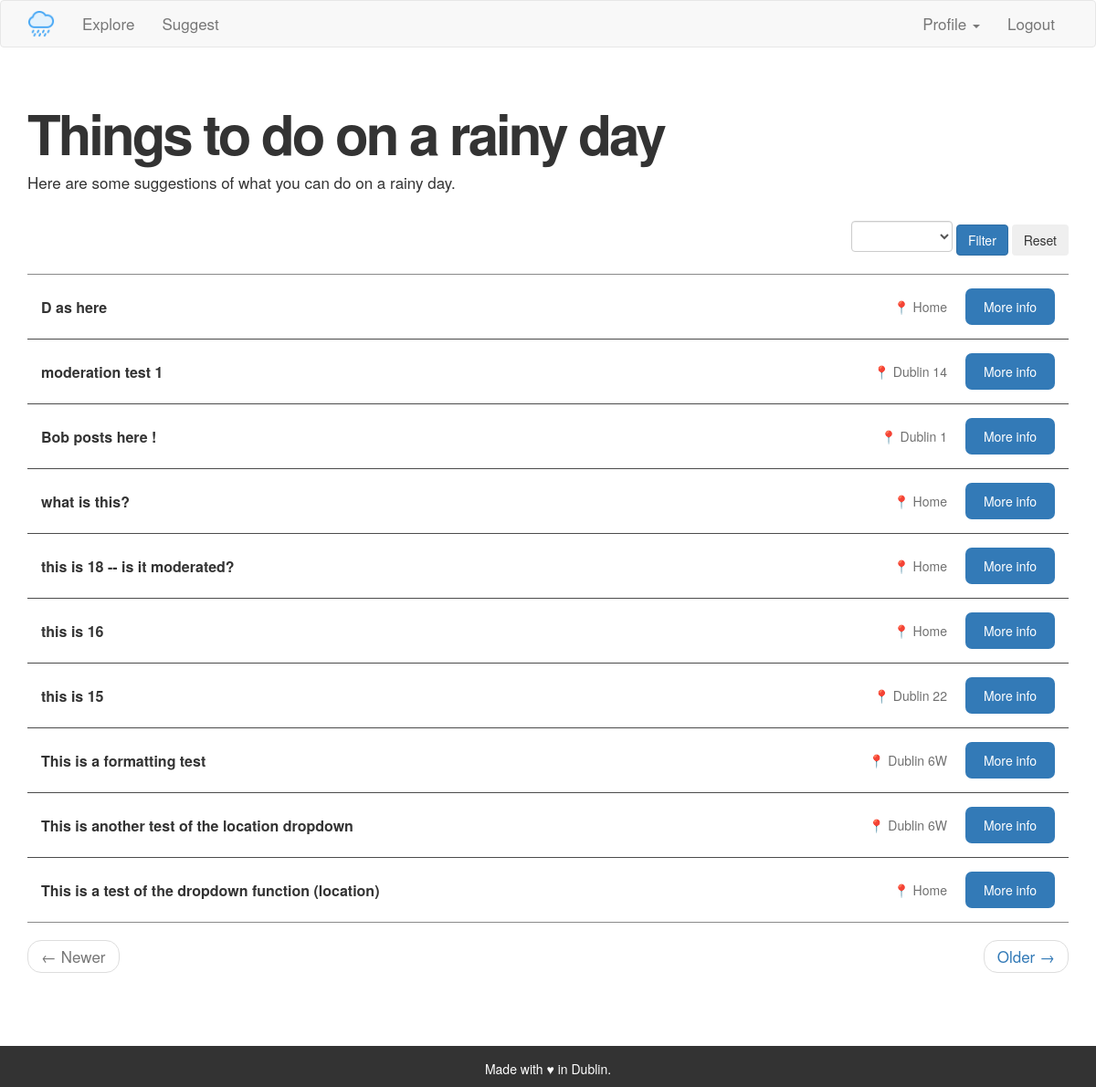
/member (signed in), run on the app's committed database.
### app/models.py (models this page shows, shortened)
class Activity(db.Model):
    id = db.Column(db.Integer, primary_key=True)
    title = db.Column(db.String(140))
    body = db.Column(db.String(1400))
    location = db.Column(db.String(140))
    timestamp = db.Column(db.DateTime, index=True, default=datetime.utcnow)
    user_id = db.Column(db.Integer, db.ForeignKey('user.id'))
    moderation = db.Column(db.Integer, default=1)

### app/routes.py (the view)
@app.route('/member', methods=['GET', 'POST'])
@login_required
def member():
    form = Filter()
    if form.validate_on_submit():
        location=form.activitylocation.data
        activities = Activity.query.filter_by(moderation = "0").filter_by(
            location=location).order_by(Activity.timestamp.desc())
        return render_template('member.html', activities=activities,
            form = form,location=location)
    page = request.args.get('page', 1, type=int)
    activities = Activity.query.filter_by(moderation = "0").order_by(
        Activity.timestamp.desc()).paginate(page=page, per_page=
        app.config['POSTS_PER_PAGE'], error_out=False)
    next_url = url_for('member', page=activities.next_num) \
        if activities.has_next else None
    prev_url = url_for('member', page=activities.prev_num) \
        if activities.has_prev else None
    return render_template("member.html", title='Explore', activities=
        activities.items, next_url=next_url, prev_url=prev_url, form=form)

### app/forms.py
class Filter(FlaskForm):
    activitylocation = SelectField(u'Location', choices = [],
        validators = [DataRequired()])
    submit = SubmitField('Filter')
    def __init__(self):
        super(Filter, self).__init__()
        self.activitylocation.choices = Area.query.all()

### app/models.py (called while the page is built)
@login.user_loader
def load_user(id):
    return User.query.get(int(id))

    def __repr__(self):
        return '{}'.format(self.area)

### app/routes.py (called while the page is built)
@app.before_request
def before_request():
    if current_user.is_authenticated:
        current_user.last_seen = datetime.utcnow()
        db.session.commit()

### app/templates/member.html (shortened to what this page needs)
{% extends "base.html" %}
{% block app_content %}
    <h1>Things to do on a rainy day <small>{{ location }}</small></h1>
    <p>Here are some suggestions of what you can do on a rainy day.</p><br>
    <div class="filters">
        <form action="" method="post" class="locationfilter">
                <div>{{ form.activitylocation(class_='form-control') }}</div>
                <div>{{ form.submit(class_='btn btn-primary') }}</div>
        </form>
        <button type="button" onclick="window.location.href='{{ url_for('member') }}';" class="btn">Reset</button>
    </div>
    <div class="indexactivities">
    {% for activity in activities %}
            {% include '_activity.html' %}
    {% endfor %}
    </div>
    <nav aria-label="...">
        <ul class="pager">
            <li class="previous{% if not prev_url %} disabled{% endif %}">
                <a href="{{ prev_url or '#' }}">
                    <span aria-hidden="true">&larr;</span> Newer
                </a>
            </li>
            <li class="next{% if not next_url %} disabled{% endif %}">
                <a href="{{ next_url or '#' }}">
                    Older <span aria-hidden="true">&rarr;</span>
                </a>
            </li>
        </ul>
    </nav>
{% endblock %}

### app/templates/_activity.html (shortened to what this page needs)
    <table class="activitytable">
        <tr valign="top">
            <td class="activityrow">
                <div class="activitytitle"><a href="{{ url_for('activitypage',
                    activityid=activity.id) }}">{{ activity.title }}</a> &ensp;
                </div>
                <div class= "activitylocation">📍 {{ activity.location }}</div>
                <div class= "activitymore"><a href="{{ url_for('activitypage',
                    activityid=activity.id) }}">More info</a></div>
            </td>
        </tr>
    </table>

### app/static/custom.css (style rules this page uses)
p { font-size: 17px !important; }
h1 { font-size: 60px; font-weight: 600 !important; letter-spacing: -3px; margin-top: 40px !important; }
ul { font-size: 17px; }
.form-control { width: auto; !important; margin-bottom: -20px !important; }
.locationfilter { display: ruby; }
.filters { float: right; margin-bottom: 20px; }
.indexactivities table { width: 100% !important; margin-bottom: -1px; }
.activitytable th, td { padding: 15px; border-width: 1px 0 1px 0; border-style: solid; border-color: #00000075; border-collapse: collapse; }
.activitytitle { font-weight: 599 !important; margin-top: 10px; font-size: 16px; }
.activitytitle a { color: #333; }
.activitylocation { color: #707070; flex: 1; text-align: right; margin-right: 20px; margin-top: 10px; text-transform: capitalize; }
.activitymore { background-color: #337ab7; padding: 10px 20px; color: #FFF; border-radius: 7px; }
.activitymore a { color: #FFF; }
.activityrow { display: flex; justify-content: space-between; }
.pager { width: 100%; }
.previous { border-radius: 7px !important; }
.next { border-radius: 7px !important; }

### data on the page
Activity: title "D as here", location "Home"
Activity: title "moderation test 1", location "Dublin 14"
Activity: title "Bob posts here !", location "Dublin 1"
Activity: title "what is this?", location "Home"
Activity: title "this is 18 -- is it moderated?", location "Home"
Activity: title "this is 16", location "Home"
Activity: title "this is 15", location "Dublin 22"
Activity: title "This is a formatting test", location "Dublin 6W"
Activity: title "This is another test of the location dropdown", location "Dublin 6W"
Activity: title "This is a test of the dropdown function (location)", location "Home"
